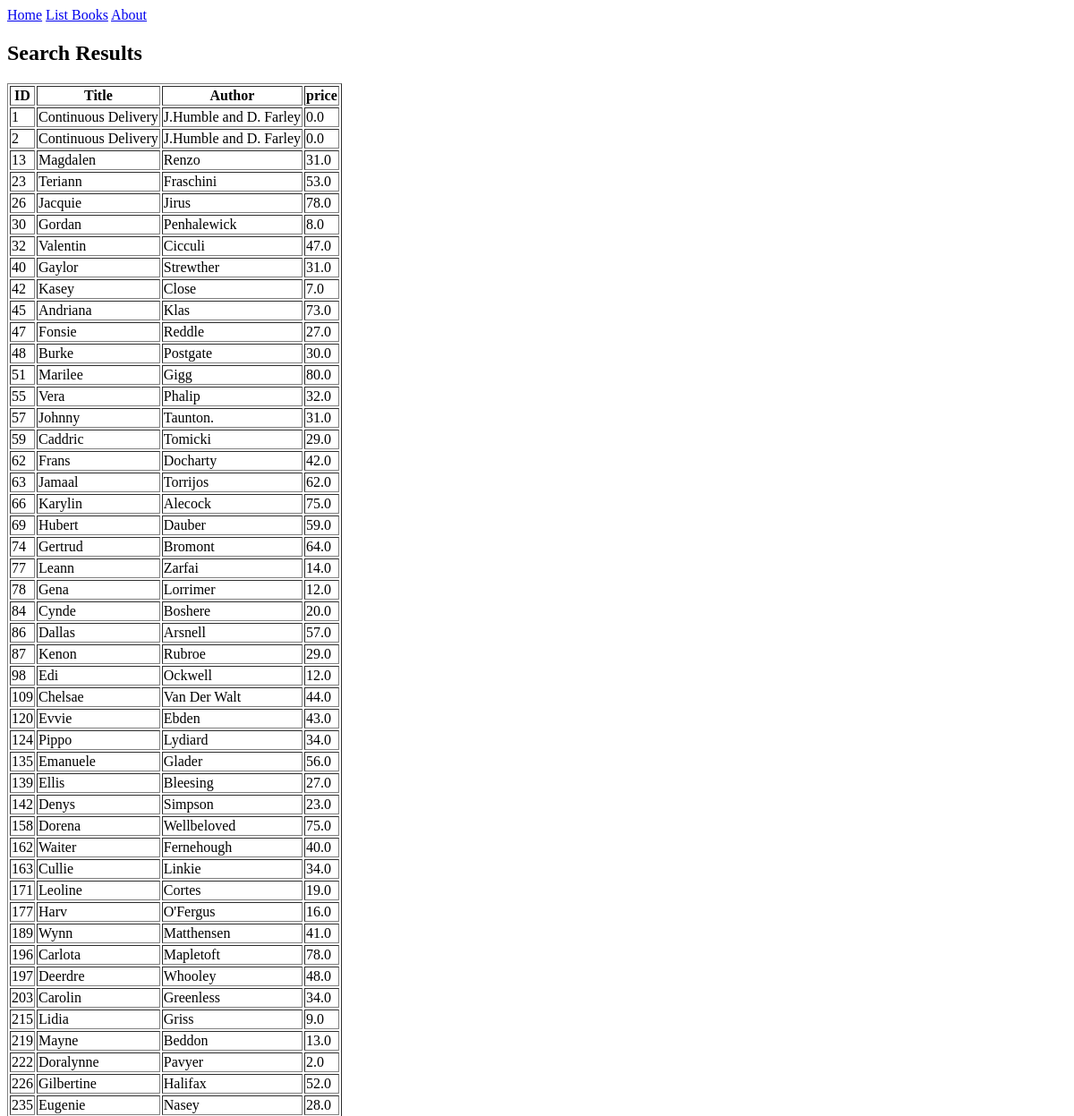
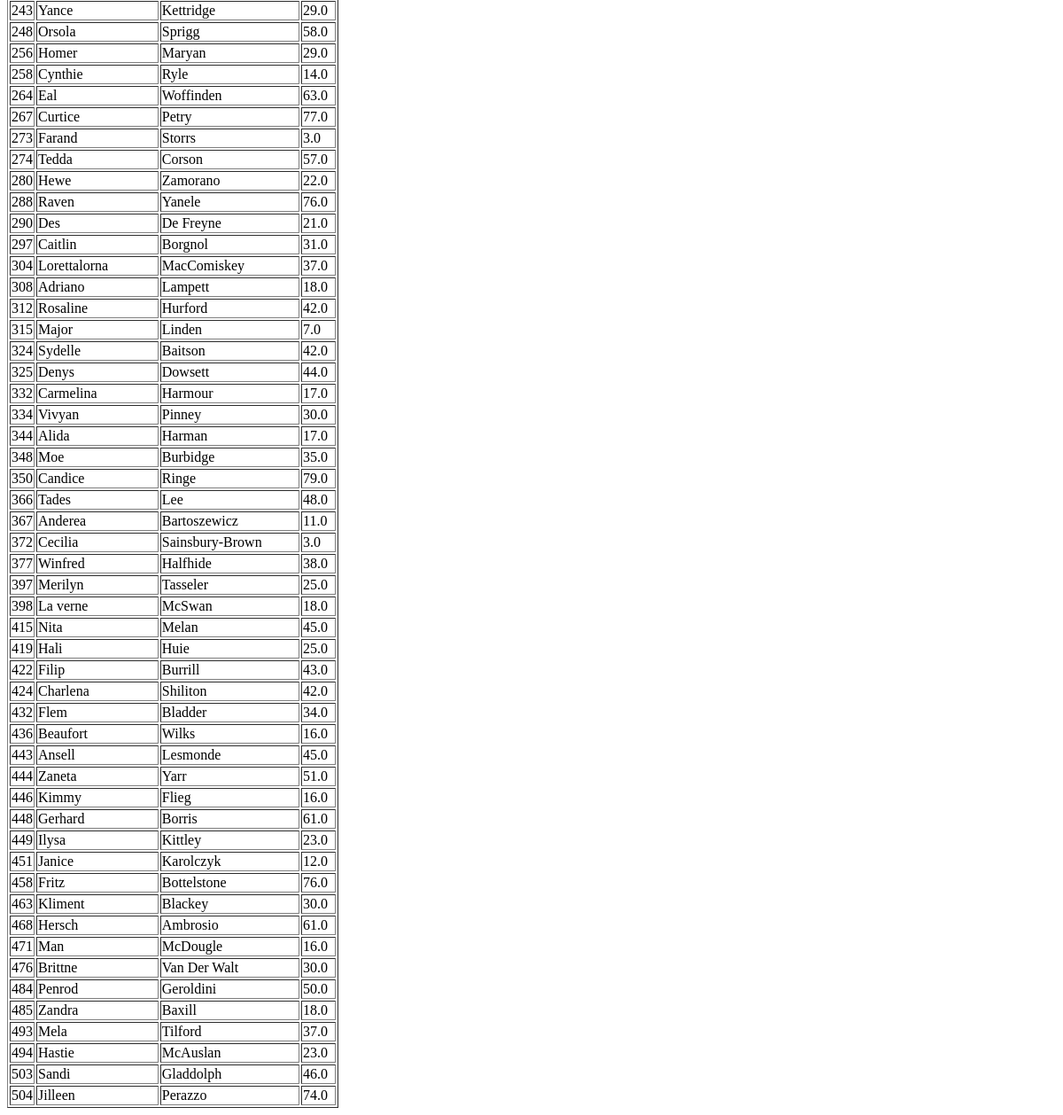
The page /books/lab8/task1 on the database as committed earlier (2 pictures, top to bottom).
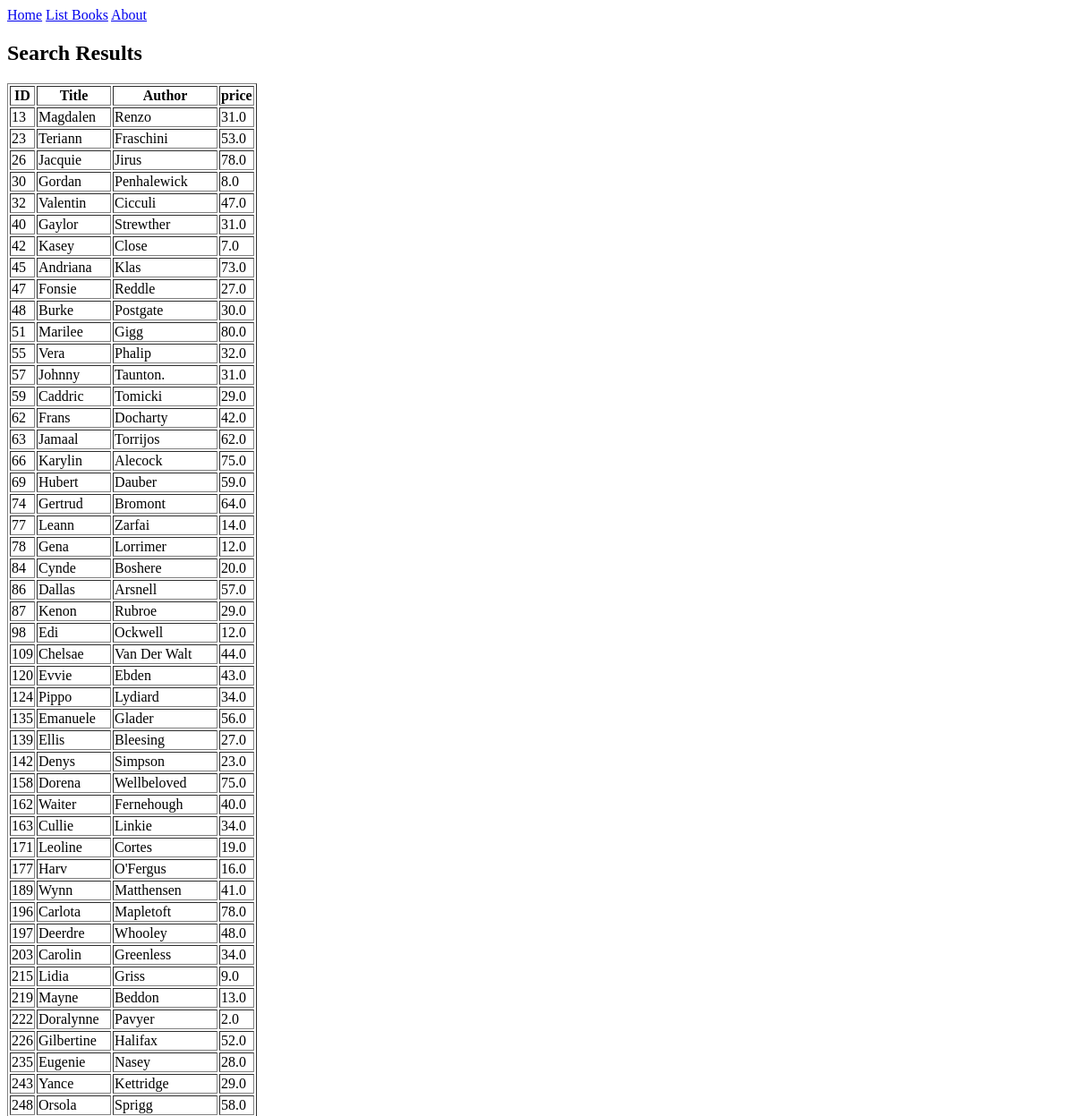
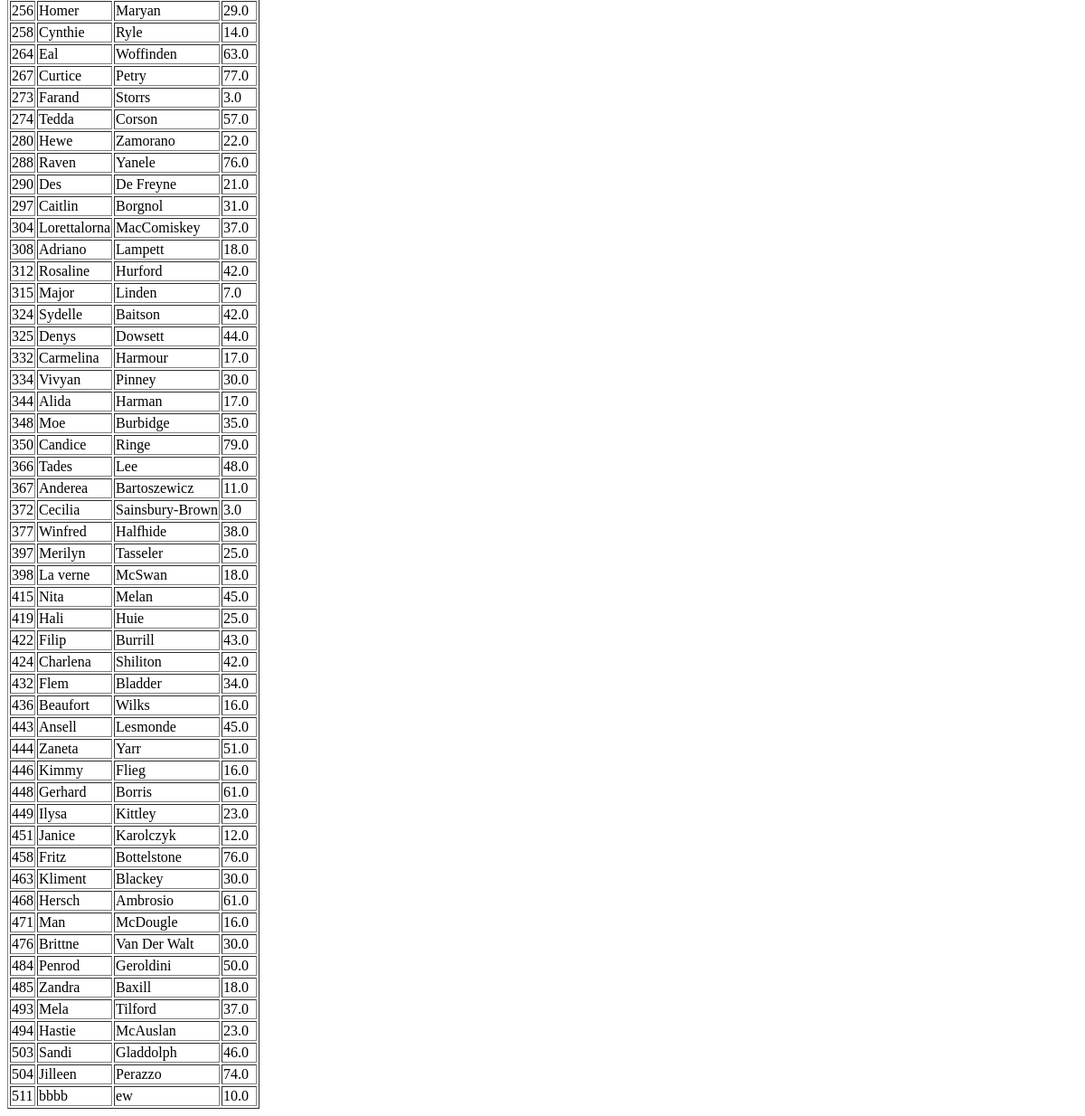
The same page on the database as committed later (2 pictures, top to bottom).
### apps/bookmodule/models.py (models this page shows)
class Book(models.Model):
    title = models.CharField(max_length = 50)
    author = models.CharField(max_length = 50)
    price = models.FloatField(default = 0.0)
    edition = models.SmallIntegerField(default = 1)

### apps/bookmodule/views.py (the view)
# urls.py: path('lab8/task1', views.task1  , name='books.task1'),
def task1(request):
    mybooks=Book.objects.filter(Q(price__lte = 80))
    return render(request, 'bookmodule/task1.html',{'books':mybooks})

### apps/templates/bookmodule/task1.html (shortened to what this page needs)
{% extends "layouts/base.html" %}
{% block content %}
<h2>Search Results</h2>
{% if books %}
    <table border="1">
        <thead>
            <tr>
                <th>ID</th>
                <th>Title</th>
                <th>Author</th>
                <th>price</th>
            </tr>
        </thead>
        <tbody>
            {% for book in books %}
            <tr>
                <td>{{ book.id }}</td>
                <td>{{ book.title }}</td>
                <td>{{ book.author }}</td>
                <td>{{ book.price }}</td>
            </tr>
            {% endfor %}
        </tbody>
    </table>
{% else %}
    <p>No books found.</p>
{% endif %}
{% endblock %}

Rows that differ between the two databases and show on the page:
removed Book: id "1", title "Continuous Delivery", author "J.Humble and D. Farley", price "0.0"
removed Book: id "2", title "Continuous Delivery", author "J.Humble and D. Farley", price "0.0"
added Book: id "511", title "bbbb", author "ew", price "10.0"
